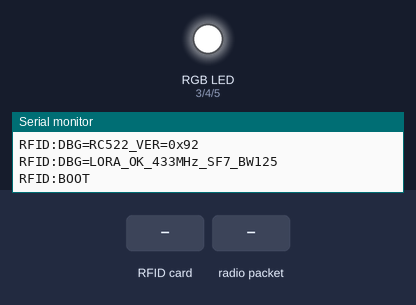
Bench run of a sketch on a simulated Arduino Uno, built with avr-gcc and run on an emulated ATmega328P. Parts: an RGB LED mixed from three pins (HIGH = lit), the last lines printed to the serial monitor. Dashed ring = blinking. Inputs (shaded band) come from the test bench. No radio packets arrive unless stated; pins used as bus, display or sensor lines are not drawn.

Above: at 1.2 s.
1.3 s: RFID card E0 F0 8F E1 held to the reader
At 1.38 s:
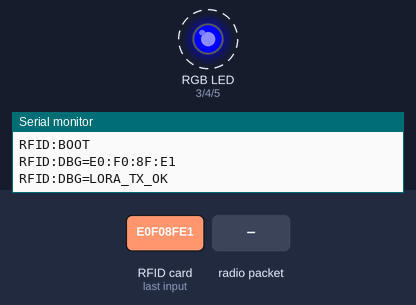
4.3 s: radio packet "ACK:GRANT" arrives
At 5.2 s:
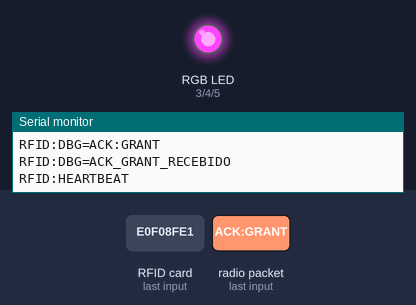
7.3 s: RFID card 5E 7A 19 C4 held to the reader
At 7.64 s:
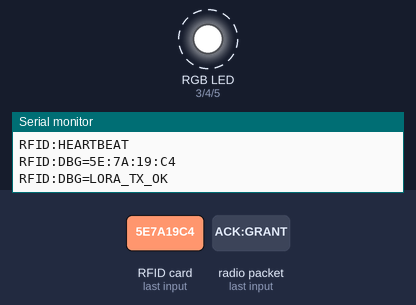
10.3 s: radio packet "ACK:DENY" arrives
At 11.0 s:
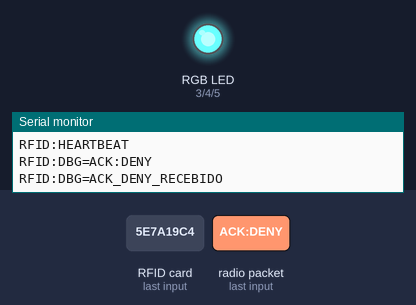
11.8 s: RFID card E0 F0 8F E1 held to the reader
At 13.45 s:
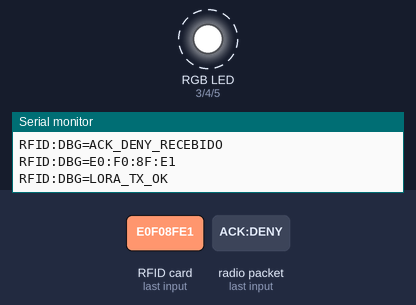
14.8 s: radio packet "ACK:GRANT" arrives
At 18.7 s:
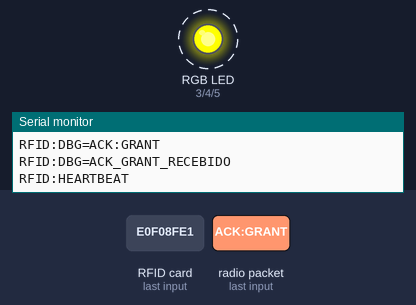
Timing chart, 0 to 20.8 s (numbered marks = the images above; inputs shaded):
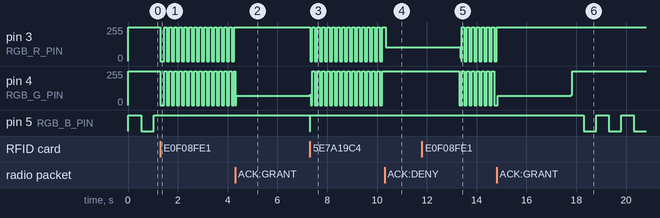

Measured:
- after the input at 1.3 s, pin 3 (RGB_R_PIN), pin 4 (RGB_G_PIN): alternates 255/255 for 0.10 s and 0/255 for 0.10 s, starting at once; pin 5 (RGB_B_PIN): stops changing and stays HIGH
- after the input at 4.3 s, pin 3 (RGB_R_PIN): stays 255/255 (without the input it goes to 105/255 after 0.10 s); pin 4 (RGB_G_PIN): 255/255 → 70/255 at once; pin 5 (RGB_B_PIN): HIGH → LOW after 3.0 s
- after the input at 7.3 s, pin 3 (RGB_R_PIN): alternates 255/255 for 0.10 s and 0/255 for 0.10 s, starting at once
- after the input at 10.3 s, pin 4 (RGB_G_PIN): stays 255/255 (without the input it goes to 0/255 after 0.00 s)
- after the input at 11.8 s, pin 4 (RGB_G_PIN): alternates 255/255 for 0.10 s and 0/255 for 0.10 s, starting after 1.5 s; pin 5 (RGB_B_PIN): stays HIGH (without the input it goes to LOW after 1.5 s)
- after the input at 14.8 s, pin 3 (RGB_R_PIN): goes on until 14.8 s, then stays 255/255

The sketch:

transimite_arduino.c.ino
```cpp
/**
 * ============================================================
 *  BluePASS — Firmware Arduino Uno (ATmega328P)
 *  Controle de Acesso RFID com Comunicação LoRa (Otimizado)
 * ============================================================
 *
 * Hardware:
 *   Arduino Uno (ATmega328P, 5V, 16MHz)
 *   Módulo RFID MFRC522 (RC522)
 *   Módulo LoRa SX1276/SX1278 (Ra-01)
 *   LED RGB Ânodo Comum
 *
 * Pinout:
 *   ── SPI compartilhado ──────────────────────────────────────
 *   Pino 11 (MOSI) → RC522 MOSI + SX1278 MOSI  [1kΩ em série]
 *   Pino 12 (MISO) → RC522 MISO + SX1278 MISO
 *   Pino 13 (SCK)  → RC522 SCK  + SX1278 SCK   [1kΩ em série]
 *
 *   ── RC522 ──────────────────────────────────────────────────
 *   Pino 10 → RC522 SDA (CS)   [1kΩ em série]
 *   Pino  8 → RC522 RST        [1kΩ em série]
 *   3.3V    → RC522 VCC
 *   GND     → RC522 GND
 *
 *   ── SX1278 (LoRa) ──────────────────────────────────────────
 *   Pino  9 → SX1278 NSS (CS)  [1kΩ em série]
 *   Pino  7 → SX1278 RESET     [1kΩ em série]
 *   Pino  2 → SX1278 DIO0 (IRQ — entrada, sem resistor)
 *   3.3V    → SX1278 VCC
 *   GND     → SX1278 GND
 *
 *   ── LED RGB (Ânodo Comum) ───────────────────────────────────
 *   Pino  3 → R (220Ω em série)
 *   Pino  4 → G (220Ω em série)
 *   Pino  5 → B (220Ω em série)
 *   5V      → COM (ânodo)
 *   Lógica: LOW = liga a cor, HIGH = apaga (ânodo comum)
 * ============================================================
 */

#include <SPI.h>
#include <MFRC522.h>
#include <LoRa.h>

// ─────────────────────────────────────────────────────────────
// Pinos
// ─────────────────────────────────────────────────────────────
#define RC522_CS_PIN    10
#define RC522_RST_PIN    8

#define LORA_CS_PIN      9
#define LORA_RST_PIN     7
#define LORA_DIO0_PIN    2

#define RGB_R_PIN        3
#define RGB_G_PIN        4
#define RGB_B_PIN        5

// ─────────────────────────────────────────────────────────────
// UID Mestre — Atualizado com a sua tag real
// ─────────────────────────────────────────────────────────────
const uint8_t UID_AUTORIZADO[4] = { 0xE0, 0xF0, 0x8F, 0xE1 };

// ─────────────────────────────────────────────────────────────
// Configurações
// ─────────────────────────────────────────────────────────────
#define LORA_FREQ       433E6   // 433 MHz (Ra-01/SX1278)
#define LORA_SF              7   // Spreading Factor 7
#define LORA_BW         125E3   // Bandwidth 125 kHz
#define LORA_CR              5   // Coding Rate 4/5
#define LORA_SYNC_WORD   0x12   // sync word privado (≠ 0x34 LoRaWAN)
#define LORA_TX_POWER      17   // dBm

#define ACCESS_TIME_MS   3000   // tempo com LED aceso após leitura
#define ACK_TIMEOUT_MS   3000   // timeout aguardando ACK do Pico
#define HB_INTERVAL_MS   5000   // intervalo do heartbeat serial

// ─────────────────────────────────────────────────────────────
// Objetos
// ─────────────────────────────────────────────────────────────
MFRC522 rfid(RC522_CS_PIN, RC522_RST_PIN);

// ─────────────────────────────────────────────────────────────
// Máquina de estados
// ─────────────────────────────────────────────────────────────
enum Estado { IDLE, AGUARDANDO_ACK, ACESSO_LIBERADO, ACESSO_NEGADO };
Estado estado = IDLE;
unsigned long estadoInicio = 0;

// ─────────────────────────────────────────────────────────────
// Controle de tempo
// ─────────────────────────────────────────────────────────────
unsigned long ultimoHeartbeat = 0;
unsigned long ultimoBlink     = 0;
bool          blinkState      = false;

// ─────────────────────────────────────────────────────────────
// Helpers: LED RGB (ânodo comum — lógica invertida)
// ─────────────────────────────────────────────────────────────
void ledOff() {
    digitalWrite(RGB_R_PIN, HIGH);
    digitalWrite(RGB_G_PIN, HIGH);
    digitalWrite(RGB_B_PIN, HIGH);
}

void ledRed()    { ledOff(); digitalWrite(RGB_R_PIN, LOW); }
void ledGreen()  { ledOff(); digitalWrite(RGB_G_PIN, LOW); }
void ledBlue()   { ledOff(); digitalWrite(RGB_B_PIN, LOW); }
void ledYellow() { ledOff(); digitalWrite(RGB_R_PIN, LOW); digitalWrite(RGB_G_PIN, LOW); }

void ledBlinkBlue(uint32_t intervalo) {
    if (millis() - ultimoBlink >= intervalo) {
        ultimoBlink = millis();
        blinkState = !blinkState;
        if (blinkState) ledBlue();
        else            ledOff();
    }
}

void ledBlinkYellow(uint32_t intervalo) {
    if (millis() - ultimoBlink >= intervalo) {
        ultimoBlink = millis();
        blinkState = !blinkState;
        if (blinkState) ledYellow();
        else            ledOff();
    }
}

// ─────────────────────────────────────────────────────────────
// Controle Rígido do Barramento SPI
// ─────────────────────────────────────────────────────────────
void selecionarRC522() {
    digitalWrite(LORA_CS_PIN, HIGH);  // Libera o LoRa
    digitalWrite(RC522_CS_PIN, LOW);  // Seleciona o RFID
}

void selecionarLoRa() {
    digitalWrite(RC522_CS_PIN, HIGH); // Libera o RFID
    digitalWrite(LORA_CS_PIN, LOW);   // Seleciona o LoRa
}

void liberarSPI() {
    digitalWrite(RC522_CS_PIN, HIGH);
    digitalWrite(LORA_CS_PIN, HIGH);
}

// ─────────────────────────────────────────────────────────────
// Helpers: Serial para GUI
// ─────────────────────────────────────────────────────────────
void serialLog(const char* tipo, const char* msg) {
    Serial.print("RFID:");
    Serial.print(tipo);
    if (msg && msg[0] != '\0') {
        Serial.print("=");
        Serial.print(msg);
    }
    Serial.print("\n");
}

void serialUID(const uint8_t* uid, bool granted) {
    char buf[32];
    snprintf(buf, sizeof(buf),
             "UID=%02X:%02X:%02X:%02X:%s",
             uid[0], uid[1], uid[2], uid[3],
             granted ? "GRANT" : "DENY");
    Serial.print("RFID:");
    Serial.print(buf);
    Serial.print("\n");
}

// ─────────────────────────────────────────────────────────────
// Helpers: UID
// ─────────────────────────────────────────────────────────────
bool compararUID(const uint8_t* a, const uint8_t* b, uint8_t len) {
    for (uint8_t i = 0; i < len; i++)
        if (a[i] != b[i]) return false;
    return true;
}

void formatarUID(const uint8_t* uid, char* out) {
    snprintf(out, 12, "%02X:%02X:%02X:%02X",
             uid[0], uid[1], uid[2], uid[3]);
}

// ─────────────────────────────────────────────────────────────
// LoRa: transmite pacote UID para o Pico
// ─────────────────────────────────────────────────────────────
bool loraTXUID(const uint8_t* uid) {
    char pkt[20];
    snprintf(pkt, sizeof(pkt), "UID:%02X:%02X:%02X:%02X\n",
             uid[0], uid[1], uid[2], uid[3]);

    selecionarLoRa();

    LoRa.beginPacket();
    LoRa.print(pkt);
    bool ok = LoRa.endPacket(); // bloqueante — espera TX_DONE antes de retornar

    liberarSPI();
    serialLog("DBG", ok ? "LORA_TX_OK" : "LORA_TX_FAIL");
    return ok;
}

// ─────────────────────────────────────────────────────────────
// SETUP
// ─────────────────────────────────────────────────────────────
void setup() {
    Serial.begin(115200);
    while (!Serial);

    // Configuração Inicial do LED
    pinMode(RGB_R_PIN, OUTPUT);
    pinMode(RGB_G_PIN, OUTPUT);
    pinMode(RGB_B_PIN, OUTPUT);
    ledOff();

    // Configura pinos de seleção como saída e limpa barramento
    pinMode(RC522_CS_PIN, OUTPUT);
    pinMode(LORA_CS_PIN,  OUTPUT);
    liberarSPI();

    SPI.begin();

    // ── Inicializa RC522 ─────────────────────────────────────
    selecionarRC522();
    rfid.PCD_Init();
    byte ver = rfid.PCD_ReadRegister(MFRC522::VersionReg);
    liberarSPI();

    if (ver == 0x91 || ver == 0x92) {
        char dbg[24];
        snprintf(dbg, sizeof(dbg), "RC522_VER=0x%02X", ver);
        serialLog("DBG", dbg);
    } else {
        char err[24];
        snprintf(err, sizeof(err), "RC522_VER=0x%02X_ERR", ver);
        serialLog("ERR", err);
    }

    // ── Inicializa LoRa SX1278 ───────────────────────────────
    LoRa.setPins(LORA_CS_PIN, LORA_RST_PIN, LORA_DIO0_PIN);

    selecionarLoRa();
    if (!LoRa.begin(LORA_FREQ)) {
        serialLog("ERR", "LORA_INIT_FAIL");
        while (true) {
            ledRed();   delay(200);
            ledOff();   delay(200);
        }
    }

    LoRa.setSpreadingFactor(LORA_SF);
    LoRa.setSignalBandwidth(LORA_BW);
    LoRa.setCodingRate4(LORA_CR);
    LoRa.setSyncWord(LORA_SYNC_WORD);
    LoRa.setTxPower(LORA_TX_POWER);
    LoRa.enableCrc();
    LoRa.receive(); // Coloca em modo escuta continuo
    liberarSPI();

    serialLog("DBG", "LORA_OK_433MHz_SF7_BW125");
    serialLog("BOOT", "");
}

// ─────────────────────────────────────────────────────────────
// LOOP
// ─────────────────────────────────────────────────────────────
void loop() {

    // ── Heartbeat serial ─────────────────────────────────────
    if (millis() - ultimoHeartbeat >= HB_INTERVAL_MS) {
        ultimoHeartbeat = millis();
        serialLog("HEARTBEAT", "");
    }

    // ── Máquina de estados ───────────────────────────────────
    switch (estado) {

        // ── IDLE: aguardando tag ──────────────────────────────
        case IDLE: {
            ledBlinkBlue(500);

            selecionarRC522();
            if (!rfid.PICC_IsNewCardPresent() || !rfid.PICC_ReadCardSerial()) {
                liberarSPI();
                break;
            }

            uint8_t* uid  = rfid.uid.uidByte;

            char uidStr[12];
            formatarUID(uid, uidStr);
            serialLog("DBG", uidStr);

            ledYellow();

            // Envia UID via LoRa para o Pico
            if (loraTXUID(uid)) {
                estado       = AGUARDANDO_ACK;
                estadoInicio = millis();
                selecionarLoRa();
                LoRa.receive(); // Garante modo RX ativado para receber resposta
                liberarSPI();
            } else {
                // Fallback local instantâneo se o rádio falhar no envio
                bool granted = compararUID(uid, UID_AUTORIZADO, 4);
                serialUID(uid, granted);
                if (granted) ledGreen(); else ledRed();
                estado = granted ? ACESSO_LIBERADO : ACESSO_NEGADO;
                estadoInicio = millis();
            }

            // Finaliza comunicação com cartão atual
            selecionarRC522();
            rfid.PICC_HaltA();
            rfid.PCD_StopCrypto1();
            liberarSPI();
            break;
        }

        // ── AGUARDANDO_ACK: checagem assíncrona por pacote ─────
        case AGUARDANDO_ACK: {
            ledBlinkYellow(100); // Pisca amarelo de forma fluida sem travar o processamento

            selecionarLoRa();
            int pktSize = LoRa.parsePacket();

            // Filtro de tamanho mínimo para evitar processar ruídos elétricos soltos no ar
            if (pktSize >= 8) {
                char ack[16];
                uint8_t i = 0;
                while (LoRa.available() && i < sizeof(ack) - 1) {
                    ack[i++] = (char)LoRa.read();
                }
                ack[i] = '\0';
                liberarSPI();

                // Filtro de consistência de string
                if (strncmp(ack, "ACK", 3) == 0) {
                    serialLog("DBG", ack);

                    if (strncmp(ack, "ACK:GRANT", 9) == 0) {
                        ledGreen();
                        serialLog("DBG", "ACK_GRANT_RECEBIDO");
                        estado       = ACESSO_LIBERADO;
                        estadoInicio = millis();
                    } else if (strncmp(ack, "ACK:DENY", 8) == 0) {
                        ledRed();
                        serialLog("DBG", "ACK_DENY_RECEBIDO");
                        estado       = ACESSO_NEGADO;
                        estadoInicio = millis();
                    }
                }
            }
            // Limpa pacotes fragmentados residuais menores do buffer
            else if (pktSize > 0) {
                while (LoRa.available()) LoRa.read();
                liberarSPI();
            }
            // Timeout por tempo estourado aguardando resposta
            else if (millis() - estadoInicio >= ACK_TIMEOUT_MS) {
                liberarSPI();
                serialLog("ERR", "LORA_ACK_TIMEOUT");
                ledRed();
                estado       = ACESSO_NEGADO;
                estadoInicio = millis();
            }
            else {
                liberarSPI();
            }
            break;
        }

        // ── ACESSO_LIBERADO: Mantém verde por tempo regulado ──
        case ACESSO_LIBERADO: {
            ledGreen();
            if (millis() - estadoInicio >= ACCESS_TIME_MS) {
                ledOff();
                estado = IDLE;
            }
            break;
        }

        // ── ACESSO_NEGADO: Mantém vermelho por tempo regulado ──
        case ACESSO_NEGADO: {
            ledRed();
            if (millis() - estadoInicio >= ACCESS_TIME_MS) {
                ledOff();
                estado = IDLE;
            }
            break;
        }
    }
}
```
